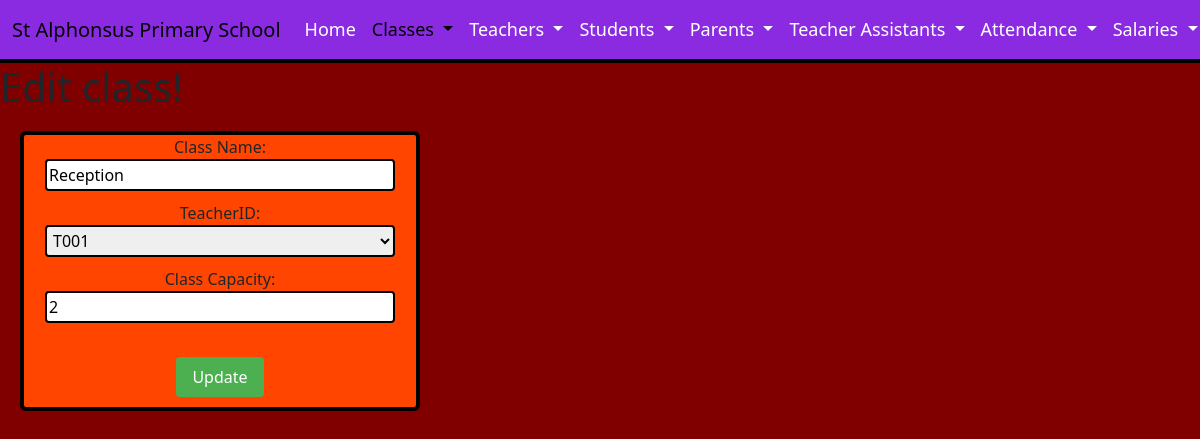
Page /DigitalWebsite/EditClassUpdate.php?id=Reception on the earlier database version.
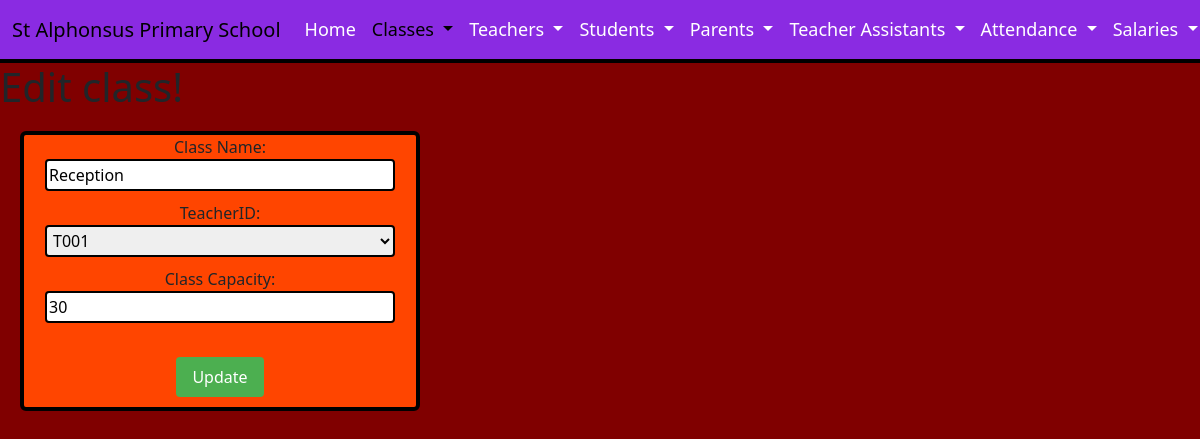
Same page on the later database version.
### tables this page shows
CREATE TABLE `classes` (
  `className` varchar(50) NOT NULL,
  `teacherID` varchar(50) DEFAULT NULL,
  `classCapacity` int(11) DEFAULT NULL
);

### DigitalWebsite/EditClassUpdate.php (the view, shortened to what this page needs)
<!DOCTYPE html>
 <html lang="en">
    <head>
      <link href="https://cdn.jsdelivr.net/npm/bootstrap@5.3.2/dist/css/bootstrap.min.css" rel="stylesheet">
    </head>
    <body>
      <nav class="navbar navbar-expand-lg bg-maroon">
        <div class="container-fluid">
          <a class="navbar-brand" href="index.html">St Alphonsus Primary School</a>
          <div class="collapse navbar-collapse" id="navbarNavDropdown">
            <ul class="navbar-nav">
              <li class="nav-item">
                <a class="nav-link" href="index.html">Home</a>
              </li>
              <li class="nav-item dropdown">
                <a class="nav-link dropdown-toggle active" href="#" role="button" data-bs-toggle="dropdown" aria-expanded="false">
                  Classes
                </a>
              </li>
              <li class="nav-item dropdown">
                <a class="nav-link dropdown-toggle" href="#" role="button" data-bs-toggle="dropdown" aria-expanded="false">
                  Teachers
                </a>
              </li>
              <li class="nav-item dropdown">
                <a class="nav-link dropdown-toggle" href="#" role="button" data-bs-toggle="dropdown" aria-expanded="false">
                  Students
                </a>
              </li>
              <li class="nav-item dropdown">
                <a class="nav-link dropdown-toggle" href="#" role="button" data-bs-toggle="dropdown" aria-expanded="false">
                  Parents
                </a>
              </li>
              <li class="nav-item dropdown">
                <a class="nav-link dropdown-toggle" href="#" role="button" data-bs-toggle="dropdown" aria-expanded="false">
                  Teacher Assistants
                </a>
              </li>
              <li class="nav-item dropdown">
                <a class="nav-link dropdown-toggle" href="#" role="button" data-bs-toggle="dropdown" aria-expanded="false">
                  Attendance
                </a>
              </li>
              <li class="nav-item dropdown">
                <a class="nav-link dropdown-toggle" href="#" role="button" data-bs-toggle="dropdown" aria-expanded="false">
                  Salaries
                </a>
              </li>
            </ul>
          </div>
        </div>
      </nav>
      <?php
        $className = $_GET['id'];
        $servername = "127.0.0.1";
        $username = "root";
        $password = "";
        $database = "school";
        $conn = new mysqli($servername, $username, $password, $database);
        $sql = "SELECT * FROM classes WHERE className = '$className'";
        $result = $conn->query($sql);
        if ($result->num_rows > 0) {
          $row = $result->fetch_assoc();
      ?>
      <H1> Edit class!</H1>
      <form action="EditClassUpdateSubmit.php" method="POST">
        Class Name: <input type="text" id="className" name="className" value="<?php echo $row['className']; ?>" readonly><br>
        TeacherID:
        <select id="teacherID" name="teacherID">
        <option value="T001" <?php if($row['teacherID'] == "T001") echo "selected"; ?>>T001</option>
        </select><br>
        Class Capacity: <input type="number" id="classCapacity" name="classCapacity" placeholder="Enter a number" value="<?php echo $row['classCapacity']; ?>" required><br><br>
        <input type="submit" value="Update">
      </form>
      <?php
        } else {
          echo "No record found.";
        }
      ?>
    </body>
</html>

Differences in the rows shown:
changed classes "Reception": classCapacity "2" → "30"
